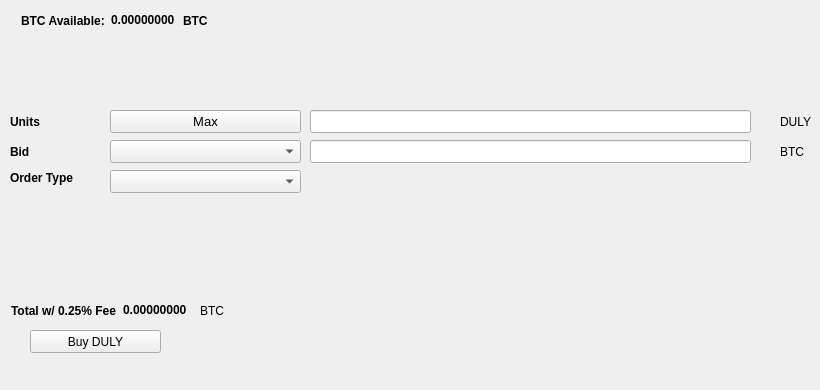
   <widget class="QWidget" name="BuyTab">
    <attribute name="title">
     <string>Buy</string>
    </attribute>
    <widget class="QPushButton" name="BuyDULY">
     <property name="geometry">
      <rect>
       <x>30</x>
       <y>330</y>
       <width>131</width>
       <height>23</height>
      </rect>
     </property>
     <property name="text">
      <string>Buy DULY</string>
     </property>
     <property name="icon">
      <iconset resource="../duly.qrc">
       <normaloff>:/icons/bitcoin</normaloff>:/icons/bitcoin</iconset>
     </property>
    </widget>
    <widget class="QLabel" name="label_3">
     <property name="geometry">
      <rect>
       <x>10</x>
       <y>110</y>
       <width>46</width>
       <height>23</height>
      </rect>
     </property>
     <property name="font">
      <font>
       <weight>75</weight>
       <bold>true</bold>
      </font>
     </property>
     <property name="text">
      <string>Units</string>
     </property>
    </widget>
    <widget class="QLineEdit" name="UnitsInput">
     <property name="geometry">
      <rect>
       <x>310</x>
       <y>110</y>
       <width>441</width>
       <height>23</height>
      </rect>
     </property>
     <property name="font">
      <font>
       <pointsize>9</pointsize>
       <weight>75</weight>
       <bold>true</bold>
      </font>
     </property>
    </widget>
    <widget class="QLineEdit" name="BuyBidPriceEdit">
     <property name="geometry">
      <rect>
       <x>310</x>
       <y>140</y>
       <width>441</width>
       <height>23</height>
      </rect>
     </property>
     <property name="font">
      <font>
       <pointsize>9</pointsize>
       <weight>75</weight>
       <bold>true</bold>
      </font>
     </property>
    </widget>
    <widget class="QLabel" name="label_4">
     <property name="geometry">
      <rect>
       <x>780</x>
       <y>110</y>
       <width>31</width>
       <height>23</height>
      </rect>
     </property>
     <property name="text">
      <string>DULY</string>
     </property>
    </widget>
    <widget class="QLabel" name="label_5">
     <property name="geometry">
      <rect>
       <x>780</x>
       <y>140</y>
       <width>31</width>
       <height>23</height>
      </rect>
     </property>
     <property name="text">
      <string>BTC</string>
     </property>
    </widget>
    <widget class="QLabel" name="label_6">
     <property name="geometry">
      <rect>
       <x>10</x>
       <y>140</y>
       <width>46</width>
       <height>23</height>
      </rect>
     </property>
     <property name="font">
      <font>
       <weight>75</weight>
       <bold>true</bold>
      </font>
     </property>
     <property name="text">
      <string>Bid</string>
     </property>
    </widget>
    <widget class="QLabel" name="label_7">
     <property name="geometry">
      <rect>
       <x>10</x>
       <y>170</y>
       <width>91</width>
       <height>16</height>
      </rect>
     </property>
     <property name="font">
      <font>
       <weight>75</weight>
       <bold>true</bold>
      </font>
     </property>
     <property name="text">
      <string>Order Type</string>
     </property>
    </widget>
    <widget class="QPushButton" name="Buy_Max_Amount">
     <property name="geometry">
      <rect>
       <x>110</x>
       <y>110</y>
       <width>191</width>
       <height>23</height>
      </rect>
     </property>
     <property name="font">
      <font>
       <pointsize>10</pointsize>
      </font>
     </property>
     <property name="text">
      <string>Max</string>
     </property>
    </widget>
    <widget class="QComboBox" name="BuyBidcomboBox">
     <property name="geometry">
      <rect>
       <x>110</x>
       <y>140</y>
       <width>191</width>
       <height>23</height>
      </rect>
     </property>
     <property name="font">
      <font>
       <pointsize>10</pointsize>
      </font>
     </property>
    </widget>
    <widget class="QComboBox" name="buyOrdertypeCombo">
     <property name="geometry">
      <rect>
       <x>110</x>
       <y>170</y>
       <width>191</width>
       <height>23</height>
      </rect>
     </property>
     <property name="font">
      <font>
       <pointsize>10</pointsize>
      </font>
     </property>
    </widget>
    <widget class="QWidget" name="layoutWidget1">
     <property name="geometry">
      <rect>
       <x>21</x>
       <y>11</y>
       <width>227</width>
       <height>19</height>
      </rect>
     </property>
     <layout class="QHBoxLayout" name="horizontalLayout_3">
      <item>
       <widget class="QLabel" name="label232">
        <property name="font">
         <font>
          <weight>75</weight>
          <bold>true</bold>
         </font>
        </property>
        <property name="text">
         <string>BTC Available:</string>
        </property>
       </widget>
      </item>
      <item>
       <widget class="QLabel" name="BtcAvailableLbl">
        <property name="palette">
         <palette>
          <active>
           <colorrole role="WindowText">
            <brush brushstyle="SolidPattern">
             <color alpha="255">
              <red>0</red>
              <green>0</green>
              <blue>0</blue>
             </color>
            </brush>
           </colorrole>
           <colorrole role="Button">
            <brush brushstyle="SolidPattern">
             <color alpha="255">
              <red>0</red>
              <green>170</green>
              <blue>0</blue>
             </color>
            </brush>
           </colorrole>
           <colorrole role="Light">
            <brush brushstyle="SolidPattern">
             <color alpha="255">
              <red>0</red>
              <green>255</green>
              <blue>0</blue>
             </color>
            </brush>
           </colorrole>
           <colorrole role="Midlight">
            <brush brushstyle="SolidPattern">
             <color alpha="255">
              <red>0</red>
              <green>212</green>
              <blue>0</blue>
             </color>
            </brush>
           </colorrole>
           <colorrole role="Dark">
            <brush brushstyle="SolidPattern">
             <color alpha="255">
              <red>0</red>
              <green>85</green>
              <blue>0</blue>
             </color>
            </brush>
           </colorrole>
           <colorrole role="Mid">
            <brush brushstyle="SolidPattern">
             <color alpha="255">
              <red>0</red>
              <green>113</green>
              <blue>0</blue>
             </color>
            </brush>
           </colorrole>
           <colorrole role="Text">
            <brush brushstyle="SolidPattern">
             <color alpha="255">
              <red>0</red>
              <green>170</green>
              <blue>0</blue>
             </color>
            </brush>
           </colorrole>
           <colorrole role="BrightText">
            <brush brushstyle="SolidPattern">
             <color alpha="255">
              <red>255</red>
              <green>255</green>
              <blue>255</blue>
             </color>
            </brush>
           </colorrole>
           <colorrole role="ButtonText">
            <brush brushstyle="SolidPattern">
             <color alpha="255">
              <red>0</red>
              <green>0</green>
              <blue>0</blue>
             </color>
            </brush>
           </colorrole>
           <colorrole role="Base">
            <brush brushstyle="SolidPattern">
             <color alpha="255">
              <red>255</red>
              <green>255</green>
              <blue>255</blue>
             </color>
            </brush>
           </colorrole>
           <colorrole role="Window">
            <brush brushstyle="SolidPattern">
             <color alpha="255">
              <red>0</red>
              <green>170</green>
              <blue>0</blue>
             </color>
            </brush>
           </colorrole>
           <colorrole role="Shadow">
            <brush brushstyle="SolidPattern">
             <color alpha="255">
              <red>0</red>
              <green>0</green>
              <blue>0</blue>
             </color>
            </brush>
           </colorrole>
           <colorrole role="AlternateBase">
            <brush brushstyle="SolidPattern">
             <color alpha="255">
              <red>127</red>
              <green>212</green>
              <blue>127</blue>
             </color>
            </brush>
           </colorrole>
           <colorrole role="ToolTipBase">
            <brush brushstyle="SolidPattern">
             <color alpha="255">
              <red>255</red>
              <green>255</green>
              <blue>220</blue>
             </color>
            </brush>
           </colorrole>
           <colorrole role="ToolTipText">
            <brush brushstyle="SolidPattern">
             <color alpha="255">
              <red>0</red>
              <green>0</green>
              <blue>0</blue>
             </color>
            </brush>
           </colorrole>
          </active>
          <inactive>
           <colorrole role="WindowText">
            <brush brushstyle="SolidPattern">
             <color alpha="255">
              <red>0</red>
              <green>0</green>
              <blue>0</blue>
             </color>
            </brush>
           </colorrole>
           <colorrole role="Button">
            <brush brushstyle="SolidPattern">
             <color alpha="255">
              <red>0</red>
              <green>170</green>
              <blue>0</blue>
             </color>
            </brush>
           </colorrole>
           <colorrole role="Light">
            <brush brushstyle="SolidPattern">
             <color alpha="255">
              <red>0</red>
              <green>255</green>
              <blue>0</blue>
             </color>
            </brush>
           </colorrole>
           <colorrole role="Midlight">
            <brush brushstyle="SolidPattern">
             <color alpha="255">
              <red>0</red>
              <green>212</green>
              <blue>0</blue>
             </color>
            </brush>
           </colorrole>
           <colorrole role="Dark">
            <brush brushstyle="SolidPattern">
             <color alpha="255">
              <red>0</red>
              <green>85</green>
              <blue>0</blue>
             </color>
            </brush>
           </colorrole>
           <colorrole role="Mid">
            <brush brushstyle="SolidPattern">
             <color alpha="255">
              <red>0</red>
              <green>113</green>
              <blue>0</blue>
             </color>
            </brush>
           </colorrole>
           <colorrole role="Text">
            <brush brushstyle="SolidPattern">
             <color alpha="255">
              <red>0</red>
              <green>170</green>
              <blue>0</blue>
             </color>
            </brush>
           </colorrole>
           <colorrole role="BrightText">
            <brush brushstyle="SolidPattern">
             <color alpha="255">
              <red>255</red>
              <green>255</green>
              <blue>255</blue>
             </color>
            </brush>
           </colorrole>
           <colorrole role="ButtonText">
            <brush brushstyle="SolidPattern">
             <color alpha="255">
              <red>0</red>
              <green>0</green>
              <blue>0</blue>
             </color>
            </brush>
           </colorrole>
           <colorrole role="Base">
            <brush brushstyle="SolidPattern">
             <color alpha="255">
              <red>255</red>
              <green>255</green>
              <blue>255</blue>
             </color>
            </brush>
           </colorrole>
           <colorrole role="Window">
            <brush brushstyle="SolidPattern">
             <color alpha="255">
              <red>0</red>
              <green>170</green>
              <blue>0</blue>
             </color>
            </brush>
           </colorrole>
           <colorrole role="Shadow">
            <brush brushstyle="SolidPattern">
             <color alpha="255">
              <red>0</red>
              <green>0</green>
              <blue>0</blue>
             </color>
            </brush>
           </colorrole>
           <colorrole role="AlternateBase">
            <brush brushstyle="SolidPattern">
             <color alpha="255">
              <red>127</red>
              <green>212</green>
              <blue>127</blue>
             </color>
            </brush>
           </colorrole>
           <colorrole role="ToolTipBase">
            <brush brushstyle="SolidPattern">
             <color alpha="255">
              <red>255</red>
              <green>255</green>
              <blue>220</blue>
             </color>
            </brush>
           </colorrole>
           <colorrole role="ToolTipText">
            <brush brushstyle="SolidPattern">
             <color alpha="255">
              <red>0</red>
              <green>0</green>
              <blue>0</blue>
             </color>
            </brush>
           </colorrole>
          </inactive>
          <disabled>
           <colorrole role="WindowText">
            <brush brushstyle="SolidPattern">
             <color alpha="255">
              <red>0</red>
              <green>85</green>
              <blue>0</blue>
             </color>
            </brush>
           </colorrole>
           <colorrole role="Button">
            <brush brushstyle="SolidPattern">
             <color alpha="255">
              <red>0</red>
              <green>170</green>
              <blue>0</blue>
             </color>
            </brush>
           </colorrole>
           <colorrole role="Light">
            <brush brushstyle="SolidPattern">
             <color alpha="255">
              <red>0</red>
              <green>255</green>
              <blue>0</blue>
             </color>
            </brush>
           </colorrole>
           <colorrole role="Midlight">
            <brush brushstyle="SolidPattern">
             <color alpha="255">
              <red>0</red>
              <green>212</green>
              <blue>0</blue>
             </color>
            </brush>
           </colorrole>
           <colorrole role="Dark">
            <brush brushstyle="SolidPattern">
             <color alpha="255">
              <red>0</red>
              <green>85</green>
              <blue>0</blue>
             </color>
            </brush>
           </colorrole>
           <colorrole role="Mid">
            <brush brushstyle="SolidPattern">
             <color alpha="255">
              <red>0</red>
              <green>113</green>
              <blue>0</blue>
             </color>
            </brush>
           </colorrole>
           <colorrole role="Text">
            <brush brushstyle="SolidPattern">
             <color alpha="255">
              <red>0</red>
              <green>85</green>
              <blue>0</blue>
             </color>
            </brush>
           </colorrole>
           <colorrole role="BrightText">
            <brush brushstyle="SolidPattern">
             <color alpha="255">
              <red>255</red>
              <green>255</green>
              <blue>255</blue>
             </color>
            </brush>
           </colorrole>
           <colorrole role="ButtonText">
            <brush brushstyle="SolidPattern">
             <color alpha="255">
              <red>0</red>
              <green>85</green>
              <blue>0</blue>
             </color>
            </brush>
           </colorrole>
           <colorrole role="Base">
            <brush brushstyle="SolidPattern">
             <color alpha="255">
              <red>0</red>
              <green>170</green>
              <blue>0</blue>
             </color>
            </brush>
           </colorrole>
           <colorrole role="Window">
            <brush brushstyle="SolidPattern">
             <color alpha="255">
              <red>0</red>
              <green>170</green>
              <blue>0</blue>
             </color>
            </brush>
           </colorrole>
           <colorrole role="Shadow">
            <brush brushstyle="SolidPattern">
             <color alpha="255">
              <red>0</red>
              <green>0</green>
              <blue>0</blue>
             </color>
            </brush>
           </colorrole>
           <colorrole role="AlternateBase">
            <brush brushstyle="SolidPattern">
             <color alpha="255">
              <red>0</red>
              <green>170</green>
              <blue>0</blue>
             </color>
            </brush>
           </colorrole>
           <colorrole role="ToolTipBase">
            <brush brushstyle="SolidPattern">
             <color alpha="255">
              <red>255</red>
              <green>255</green>
              <blue>220</blue>
             </color>
            </brush>
           </colorrole>
           <colorrole role="ToolTipText">
            <brush brushstyle="SolidPattern">
             <color alpha="255">
              <red>0</red>
              <green>0</green>
              <blue>0</blue>
             </color>
            </brush>
           </colorrole>
          </disabled>
         </palette>
        </property>
        <property name="font">
         <font>
          <weight>75</weight>
          <bold>true</bold>
         </font>
        </property>
        <property name="text">
         <string>0.00000000</string>
        </property>
        <property name="textInteractionFlags">
         <set>Qt::LinksAccessibleByMouse|Qt::TextSelectableByKeyboard|Qt::TextSelectableByMouse</set>
        </property>
       </widget>
      </item>
      <item>
       <widget class="QLabel" name="BtcAvailableLbl_2">
        <property name="font">
         <font>
          <weight>75</weight>
          <bold>true</bold>
         </font>
        </property>
        <property name="text">
         <string>BTC</string>
        </property>
       </widget>
      </item>
     </layout>
    </widget>
    <widget class="QWidget" name="layoutWidge2">
     <property name="geometry">
      <rect>
       <x>11</x>
       <y>301</y>
       <width>259</width>
       <height>19</height>
      </rect>
     </property>
     <layout class="QHBoxLayout" name="horizontalLayout_4">
      <item>
       <widget class="QLabel" name="label_9">
        <property name="font">
         <font>
          <weight>75</weight>
          <bold>true</bold>
         </font>
        </property>
        <property name="text">
         <string>Total w/ 0.25% Fee</string>
        </property>
       </widget>
      </item>
      <item>
       <widget class="QLabel" name="BuyCostLabel">
        <property name="palette">
         <palette>
          <active>
           <colorrole role="WindowText">
            <brush brushstyle="SolidPattern">
             <color alpha="255">
              <red>0</red>
              <green>0</green>
              <blue>0</blue>
             </color>
            </brush>
           </colorrole>
           <colorrole role="Button">
            <brush brushstyle="SolidPattern">
             <color alpha="255">
              <red>0</red>
              <green>170</green>
              <blue>0</blue>
             </color>
            </brush>
           </colorrole>
           <colorrole role="Light">
            <brush brushstyle="SolidPattern">
             <color alpha="255">
              <red>0</red>
              <green>255</green>
              <blue>0</blue>
             </color>
            </brush>
           </colorrole>
           <colorrole role="Midlight">
            <brush brushstyle="SolidPattern">
             <color alpha="255">
              <red>0</red>
              <green>212</green>
              <blue>0</blue>
             </color>
            </brush>
           </colorrole>
           <colorrole role="Dark">
            <brush brushstyle="SolidPattern">
             <color alpha="255">
              <red>0</red>
              <green>85</green>
              <blue>0</blue>
             </color>
            </brush>
           </colorrole>
           <colorrole role="Mid">
            <brush brushstyle="SolidPattern">
             <color alpha="255">
              <red>0</red>
              <green>113</green>
              <blue>0</blue>
             </color>
            </brush>
           </colorrole>
           <colorrole role="Text">
            <brush brushstyle="SolidPattern">
             <color alpha="255">
              <red>0</red>
              <green>170</green>
              <blue>0</blue>
             </color>
            </brush>
           </colorrole>
           <colorrole role="BrightText">
            <brush brushstyle="SolidPattern">
             <color alpha="255">
              <red>255</red>
              <green>255</green>
              <blue>255</blue>
             </color>
            </brush>
           </colorrole>
           <colorrole role="ButtonText">
            <brush brushstyle="SolidPattern">
             <color alpha="255">
              <red>0</red>
              <green>0</green>
              <blue>0</blue>
             </color>
            </brush>
           </colorrole>
           <colorrole role="Base">
            <brush brushstyle="SolidPattern">
             <color alpha="255">
              <red>255</red>
              <green>255</green>
              <blue>255</blue>
             </color>
            </brush>
           </colorrole>
           <colorrole role="Window">
            <brush brushstyle="SolidPattern">
             <color alpha="255">
              <red>0</red>
              <green>170</green>
              <blue>0</blue>
             </color>
            </brush>
           </colorrole>
           <colorrole role="Shadow">
            <brush brushstyle="SolidPattern">
             <color alpha="255">
              <red>0</red>
              <green>0</green>
              <blue>0</blue>
             </color>
            </brush>
           </colorrole>
           <colorrole role="AlternateBase">
            <brush brushstyle="SolidPattern">
             <color alpha="255">
              <red>127</red>
              <green>212</green>
              <blue>127</blue>
             </color>
            </brush>
           </colorrole>
           <colorrole role="ToolTipBase">
            <brush brushstyle="SolidPattern">
             <color alpha="255">
              <red>255</red>
              <green>255</green>
              <blue>220</blue>
             </color>
            </brush>
           </colorrole>
           <colorrole role="ToolTipText">
            <brush brushstyle="SolidPattern">
             <color alpha="255">
              <red>0</red>
              <green>0</green>
              <blue>0</blue>
             </color>
            </brush>
           </colorrole>
          </active>
          <inactive>
           <colorrole role="WindowText">
            <brush brushstyle="SolidPattern">
             <color alpha="255">
              <red>0</red>
              <green>0</green>
              <blue>0</blue>
             </color>
            </brush>
           </colorrole>
           <colorrole role="Button">
            <brush brushstyle="SolidPattern">
             <color alpha="255">
              <red>0</red>
              <green>170</green>
              <blue>0</blue>
             </color>
            </brush>
           </colorrole>
           <colorrole role="Light">
            <brush brushstyle="SolidPattern">
             <color alpha="255">
              <red>0</red>
              <green>255</green>
              <blue>0</blue>
             </color>
            </brush>
           </colorrole>
           <colorrole role="Midlight">
            <brush brushstyle="SolidPattern">
             <color alpha="255">
              <red>0</red>
              <green>212</green>
              <blue>0</blue>
             </color>
            </brush>
           </colorrole>
           <colorrole role="Dark">
            <brush brushstyle="SolidPattern">
             <color alpha="255">
              <red>0</red>
              <green>85</green>
              <blue>0</blue>
             </color>
            </brush>
           </colorrole>
           <colorrole role="Mid">
            <brush brushstyle="SolidPattern">
             <color alpha="255">
              <red>0</red>
              <green>113</green>
              <blue>0</blue>
             </color>
            </brush>
           </colorrole>
           <colorrole role="Text">
            <brush brushstyle="SolidPattern">
             <color alpha="255">
              <red>0</red>
              <green>170</green>
              <blue>0</blue>
             </color>
            </brush>
           </colorrole>
           <colorrole role="BrightText">
            <brush brushstyle="SolidPattern">
             <color alpha="255">
              <red>255</red>
              <green>255</green>
              <blue>255</blue>
             </color>
            </brush>
           </colorrole>
           <colorrole role="ButtonText">
            <brush brushstyle="SolidPattern">
             <color alpha="255">
              <red>0</red>
              <green>0</green>
              <blue>0</blue>
             </color>
            </brush>
           </colorrole>
           <colorrole role="Base">
            <brush brushstyle="SolidPattern">
             <color alpha="255">
              <red>255</red>
              <green>255</green>
              <blue>255</blue>
             </color>
            </brush>
           </colorrole>
           <colorrole role="Window">
            <brush brushstyle="SolidPattern">
             <color alpha="255">
              <red>0</red>
              <green>170</green>
              <blue>0</blue>
             </color>
            </brush>
           </colorrole>
           <colorrole role="Shadow">
            <brush brushstyle="SolidPattern">
             <color alpha="255">
              <red>0</red>
              <green>0</green>
              <blue>0</blue>
             </color>
            </brush>
           </colorrole>
           <colorrole role="AlternateBase">
            <brush brushstyle="SolidPattern">
             <color alpha="255">
              <red>127</red>
              <green>212</green>
              <blue>127</blue>
             </color>
            </brush>
           </colorrole>
           <colorrole role="ToolTipBase">
            <brush brushstyle="SolidPattern">
             <color alpha="255">
              <red>255</red>
              <green>255</green>
              <blue>220</blue>
             </color>
            </brush>
           </colorrole>
           <colorrole role="ToolTipText">
            <brush brushstyle="SolidPattern">
             <color alpha="255">
              <red>0</red>
              <green>0</green>
              <blue>0</blue>
             </color>
            </brush>
           </colorrole>
          </inactive>
          <disabled>
           <colorrole role="WindowText">
            <brush brushstyle="SolidPattern">
             <color alpha="255">
              <red>0</red>
              <green>85</green>
              <blue>0</blue>
             </color>
            </brush>
           </colorrole>
           <colorrole role="Button">
            <brush brushstyle="SolidPattern">
             <color alpha="255">
              <red>0</red>
              <green>170</green>
              <blue>0</blue>
             </color>
            </brush>
           </colorrole>
           <colorrole role="Light">
            <brush brushstyle="SolidPattern">
             <color alpha="255">
              <red>0</red>
              <green>255</green>
              <blue>0</blue>
             </color>
            </brush>
           </colorrole>
           <colorrole role="Midlight">
            <brush brushstyle="SolidPattern">
             <color alpha="255">
              <red>0</red>
              <green>212</green>
              <blue>0</blue>
             </color>
            </brush>
           </colorrole>
           <colorrole role="Dark">
            <brush brushstyle="SolidPattern">
             <color alpha="255">
              <red>0</red>
              <green>85</green>
              <blue>0</blue>
             </color>
            </brush>
           </colorrole>
           <colorrole role="Mid">
            <brush brushstyle="SolidPattern">
             <color alpha="255">
              <red>0</red>
              <green>113</green>
              <blue>0</blue>
             </color>
            </brush>
           </colorrole>
           <colorrole role="Text">
            <brush brushstyle="SolidPattern">
             <color alpha="255">
              <red>0</red>
              <green>85</green>
              <blue>0</blue>
             </color>
            </brush>
           </colorrole>
           <colorrole role="BrightText">
            <brush brushstyle="SolidPattern">
             <color alpha="255">
              <red>255</red>
              <green>255</green>
              <blue>255</blue>
             </color>
            </brush>
           </colorrole>
           <colorrole role="ButtonText">
            <brush brushstyle="SolidPattern">
             <color alpha="255">
              <red>0</red>
              <green>85</green>
              <blue>0</blue>
             </color>
            </brush>
           </colorrole>
           <colorrole role="Base">
            <brush brushstyle="SolidPattern">
             <color alpha="255">
              <red>0</red>
              <green>170</green>
              <blue>0</blue>
             </color>
            </brush>
           </colorrole>
           <colorrole role="Window">
            <brush brushstyle="SolidPattern">
             <color alpha="255">
              <red>0</red>
              <green>170</green>
              <blue>0</blue>
             </color>
            </brush>
           </colorrole>
           <colorrole role="Shadow">
            <brush brushstyle="SolidPattern">
             <color alpha="255">
              <red>0</red>
              <green>0</green>
              <blue>0</blue>
             </color>
            </brush>
           </colorrole>
           <colorrole role="AlternateBase">
            <brush brushstyle="SolidPattern">
             <color alpha="255">
              <red>0</red>
              <green>170</green>
              <blue>0</blue>
             </color>
            </brush>
           </colorrole>
           <colorrole role="ToolTipBase">
            <brush brushstyle="SolidPattern">
             <color alpha="255">
              <red>255</red>
              <green>255</green>
              <blue>220</blue>
             </color>
            </brush>
           </colorrole>
           <colorrole role="ToolTipText">
            <brush brushstyle="SolidPattern">
             <color alpha="255">
              <red>0</red>
              <green>0</green>
              <blue>0</blue>
             </color>
            </brush>
           </colorrole>
          </disabled>
         </palette>
        </property>
        <property name="font">
         <font>
          <weight>75</weight>
          <bold>true</bold>
         </font>
        </property>
        <property name="autoFillBackground">
         <bool>false</bool>
        </property>
        <property name="text">
         <string>0.00000000</string>
        </property>
        <property name="textInteractionFlags">
         <set>Qt::LinksAccessibleByMouse|Qt::TextSelectableByMouse</set>
        </property>
       </widget>
      </item>
      <item>
       <widget class="QLabel" name="label_10">
        <property name="font">
         <font>
          <weight>50</weight>
          <bold>false</bold>
         </font>
        </property>
        <property name="text">
         <string>BTC</string>
        </property>
       </widget>
      </item>
     </layout>
    </widget>
    <widget class="QLabel" name="label_24">
     <property name="geometry">
      <rect>
       <x>460</x>
       <y>300</y>
       <width>281</width>
       <height>81</height>
      </rect>
     </property>
     <property name="text">
      <string/>
     </property>
     <property name="pixmap">
      <pixmap>:/images/bittrex</pixmap>
     </property>
    </widget>
   </widget>
